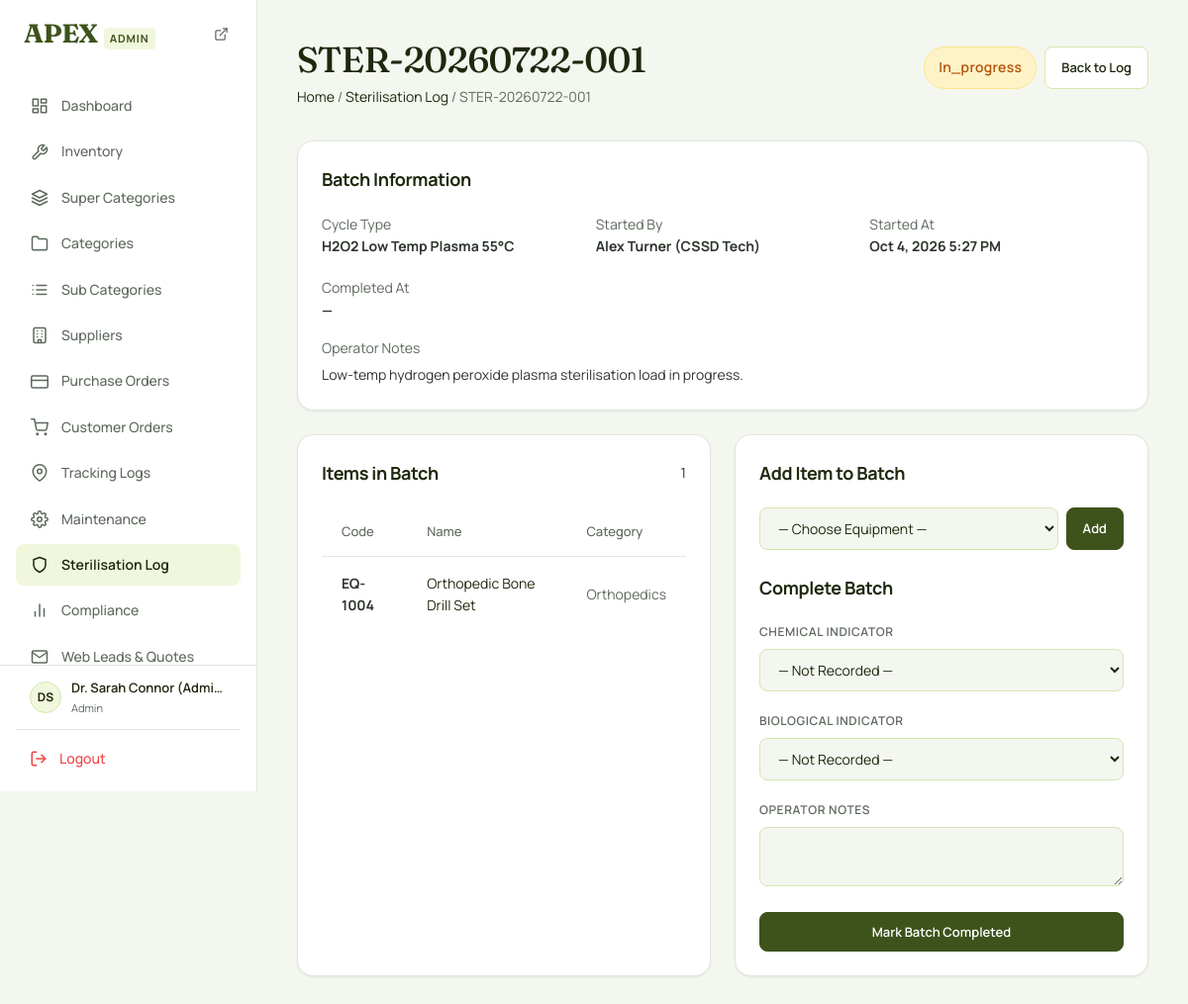
Screenshot of /sterilization/sterilization-log.php?batch_id=3 (signed in) with the database file from the repository.
### tables this page shows
CREATE TABLE `sterilization_batches` (
  `id` INT AUTO_INCREMENT PRIMARY KEY,
  `batch_number` VARCHAR(50) NOT NULL UNIQUE,
  `autoclave_id` VARCHAR(50) DEFAULT NULL,
  `cycle_type` VARCHAR(100) DEFAULT 'Standard Autoclave 134°C',
  `started_by` INT DEFAULT NULL,
  `status` ENUM('in_progress', 'completed', 'failed') NOT NULL DEFAULT 'in_progress',
  `started_at` DATETIME DEFAULT CURRENT_TIMESTAMP,
  `completed_at` DATETIME DEFAULT NULL,
  `chemical_indicator_passed` TINYINT(1) DEFAULT 0,
  `biological_indicator_passed` TINYINT(1) DEFAULT 0,
  `notes` TEXT DEFAULT NULL,
  `created_at` DATETIME DEFAULT CURRENT_TIMESTAMP,
  CONSTRAINT `fk_steril_user` FOREIGN KEY (`started_by`) REFERENCES `users`(`id`) ON DELETE SET NULL
);

CREATE TABLE `users` (
  `id` INT AUTO_INCREMENT PRIMARY KEY,
  `username` VARCHAR(50) NOT NULL UNIQUE,
  `password_hash` VARCHAR(255) NOT NULL,
  `full_name` VARCHAR(100) NOT NULL,
  `email` VARCHAR(100) DEFAULT NULL,
  `phone` VARCHAR(30) DEFAULT NULL,
  `organization` VARCHAR(150) DEFAULT NULL,
  `shipping_address` TEXT DEFAULT NULL,
  `city` VARCHAR(100) DEFAULT NULL,
  `pincode` VARCHAR(20) DEFAULT NULL,
  `role` ENUM('admin', 'surgeon', 'nurse', 'sterilisation_tech', 'auditor', 'registered_user', 'customer') NOT NULL DEFAULT 'customer',
  `status` ENUM('active', 'inactive') NOT NULL DEFAULT 'active',
  `created_at` DATETIME DEFAULT CURRENT_TIMESTAMP,
  `updated_at` DATETIME DEFAULT CURRENT_TIMESTAMP ON UPDATE CURRENT_TIMESTAMP
);

CREATE TABLE `sterilization_batch_items` (
  `id` INT AUTO_INCREMENT PRIMARY KEY,
  `batch_id` INT NOT NULL,
  `equipment_id` INT NOT NULL,
  CONSTRAINT `fk_batch_item_batch` FOREIGN KEY (`batch_id`) REFERENCES `sterilization_batches`(`id`) ON DELETE CASCADE,
  CONSTRAINT `fk_batch_item_equipment` FOREIGN KEY (`equipment_id`) REFERENCES `equipment_inventory`(`id`) ON DELETE CASCADE
);

CREATE TABLE `equipment_inventory` (
  `id` INT AUTO_INCREMENT PRIMARY KEY,
  `equipment_code` VARCHAR(50) NOT NULL UNIQUE,
  `name` VARCHAR(150) NOT NULL,
  `category` VARCHAR(100) NOT NULL,
  `super_category_id` INT DEFAULT NULL,
  `category_id` INT DEFAULT NULL,
  `sub_category_id` INT DEFAULT NULL,
  `status` ENUM('available', 'in_use', 'under_maintenance', 'sterilising', 'retired') NOT NULL DEFAULT 'available',
  `current_location` VARCHAR(150) DEFAULT 'Main Store',
  `last_sterilised_at` DATETIME DEFAULT NULL,
  `purchase_date` DATE DEFAULT NULL,
  `warranty_expiry` DATE DEFAULT NULL,
  `serial_number` VARCHAR(100) DEFAULT NULL,
  `supplier_id` INT DEFAULT NULL,
  `purchase_id` INT DEFAULT NULL,
  `notes` TEXT DEFAULT NULL,
  `created_at` DATETIME DEFAULT CURRENT_TIMESTAMP,
  `updated_at` DATETIME DEFAULT CURRENT_TIMESTAMP ON UPDATE CURRENT_TIMESTAMP,
  CONSTRAINT `fk_equip_supplier` FOREIGN KEY (`supplier_id`) REFERENCES `suppliers`(`id`) ON DELETE SET NULL,
  CONSTRAINT `fk_equip_purchase` FOREIGN KEY (`purchase_id`) REFERENCES `purchases`(`id`) ON DELETE SET NULL,
  CONSTRAINT `fk_equip_super_cat` FOREIGN KEY (`super_category_id`) REFERENCES `super_categories`(`id`) ON DELETE SET NULL,
  CONSTRAINT `fk_equip_cat` FOREIGN KEY (`category_id`) REFERENCES `categories`(`id`) ON DELETE SET NULL,
  CONSTRAINT `fk_equip_subcat` FOREIGN KEY (`sub_category_id`) REFERENCES `sub_categories`(`id`) ON DELETE SET NULL
);

### sterilization/sterilization-log.php (the view, shortened to what this page needs)
<?php
$role       = $_SESSION['role'] ?? '';
$canManage  = in_array($role, ['admin', 'sterilisation_tech'], true);
$batchId = (int) ($_GET['batch_id'] ?? 0);
try {
    $pdo = getDbConnection();
    if ($batchId > 0) {
        $batchStmt = $pdo->prepare('
            SELECT sb.*, u.full_name AS started_by_name
            FROM sterilization_batches sb
            LEFT JOIN users u ON sb.started_by = u.id
            WHERE sb.id = :id
        ');
        $batchStmt->execute([':id' => $batchId]);
        $batch = $batchStmt->fetch();
        $itemsStmt = $pdo->prepare('
            SELECT sbi.id AS item_id, ei.id AS equipment_id, ei.equipment_code, ei.name, ei.category
            FROM sterilization_batch_items sbi
            JOIN equipment_inventory ei ON sbi.equipment_id = ei.id
            WHERE sbi.batch_id = :batch_id
            ORDER BY ei.equipment_code ASC
        ');
        $itemsStmt->execute([':batch_id' => $batchId]);
        $batchItems = $itemsStmt->fetchAll();
        $eligibleStmt = $pdo->prepare("
            SELECT ei.id, ei.equipment_code, ei.name
            FROM equipment_inventory ei
            WHERE ei.status = 'available'
              AND ei.id NOT IN (
                  SELECT equipment_id FROM sterilization_batch_items WHERE batch_id = :batch_id
              )
            ORDER BY ei.equipment_code ASC
        ");
        $eligibleStmt->execute([':batch_id' => $batchId]);
        $eligibleEquip = $eligibleStmt->fetchAll();
    }
} catch (PDOException $e) {
    error_log('Sterilisation log error: ' . $e->getMessage());
    $_SESSION['flash_error'] = 'A database error occurred.';
    $batches = [];
    $totalRows = 0;
    $totalPages = 1;
    $suggestedBatchCode = 'STER-' . date('Ymd') . '-001';
}
require_once __DIR__ . '/../includes/header.php';
require_once __DIR__ . '/../includes/sidebar.php';
?>
<main class="main-content">
    <?php if ($batchId > 0 && isset($batch)): ?>
        <div class="page-header">
            <div>
                <h1 class="page-title"><?= htmlspecialchars($batch['batch_number'], ENT_QUOTES, 'UTF-8') ?></h1>
                <p class="page-breadcrumb">
                    <a href="/surgical_equipment/dashboard.php">Home</a> /
                    <a href="/surgical_equipment/sterilization/sterilization-log.php">Sterilisation Log</a> /
                    <?= htmlspecialchars($batch['batch_number'], ENT_QUOTES, 'UTF-8') ?>
                </p>
            </div>
            <div class="flex gap-2">
                <span class="status-badge status-<?= htmlspecialchars($batch['status'], ENT_QUOTES, 'UTF-8') ?>" style="font-size: var(--font-size-base); padding: 4px 14px;">
                    <?= htmlspecialchars(ucfirst($batch['status']), ENT_QUOTES, 'UTF-8') ?>
                </span>
                <a href="/surgical_equipment/sterilization/sterilization-log.php" class="btn btn-secondary">Back to Log</a>
            </div>
        </div>
        <div class="card mb-6">
            <div class="card-header">
                <h3 class="card-title">Batch Information</h3>
            </div>
            <div style="display: grid; grid-template-columns: repeat(auto-fit, minmax(200px, 1fr)); gap: 20px;">
                <div>
                    <span class="text-muted" style="font-size: var(--font-size-xs); display: block;">Cycle Type</span>
                    <strong><?= htmlspecialchars(ucfirst(str_replace('_', ' ', $batch['cycle_type'])), ENT_QUOTES, 'UTF-8') ?></strong>
                </div>
                <div>
                    <span class="text-muted" style="font-size: var(--font-size-xs); display: block;">Started By</span>
                    <strong><?= htmlspecialchars($batch['started_by_name'] ?? '—', ENT_QUOTES, 'UTF-8') ?></strong>
                </div>
                <div>
                    <span class="text-muted" style="font-size: var(--font-size-xs); display: block;">Started At</span>
                    <strong><?= date('M j, Y g:i A', strtotime($batch['started_at'])) ?></strong>
                </div>
                <div>
                    <span class="text-muted" style="font-size: var(--font-size-xs); display: block;">Completed At</span>
                    <strong><?= $batch['completed_at'] ? date('M j, Y g:i A', strtotime($batch['completed_at'])) : '—' ?></strong>
                </div>
            </div>
            <?php if ($batch['notes']): ?>
                <div class="mt-4">
                    <span class="text-muted" style="font-size: var(--font-size-xs); display: block;">Operator Notes</span>
                    <p style="margin-top: 4px;"><?= nl2br(htmlspecialchars($batch['notes'], ENT_QUOTES, 'UTF-8')) ?></p>
                </div>
            <?php endif; ?>
        </div>
        <div style="display: grid; grid-template-columns: <?= $batch['status'] === 'in_progress' && $canManage ? '1fr 1fr' : '1fr' ?>; gap: 24px;">
            <div class="card">
                <div class="card-header">
                    <h3 class="card-title">Items in Batch</h3>
                    <span class="badge badge-admin"><?= count($batchItems) ?></span>
                </div>
                <?php if (count($batchItems) > 0): ?>
                    <div class="table-container">
                        <table>
                            <thead>
                                <tr>
                                    <th>Code</th>
                                    <th>Name</th>
                                    <th>Category</th>
                                </tr>
                            </thead>
                            <tbody>
                                <?php foreach ($batchItems as $item): ?>
                                    <tr>
                                        <td><strong><?= htmlspecialchars($item['equipment_code'], ENT_QUOTES, 'UTF-8') ?></strong></td>
                                        <td>
                                            <a href="/surgical_equipment/equipment/equipment-details.php?id=<?= (int) $item['equipment_id'] ?>">
                                                <?= htmlspecialchars($item['name'], ENT_QUOTES, 'UTF-8') ?>
                                            </a>
                                        </td>
                                        <td class="text-muted"><?= htmlspecialchars($item['category'] ?? '—', ENT_QUOTES, 'UTF-8') ?></td>
                                    </tr>
                                <?php endforeach; ?>
                            </tbody>
                        </table>
                    </div>
                <?php else: ?>
                    <p class="text-muted text-center" style="padding: 20px 0;">No items added to this batch yet.</p>
                <?php endif; ?>
            </div>
            <?php if ($batch['status'] === 'in_progress' && $canManage): ?>
                <div class="card">
                    <div class="card-header">
                        <h3 class="card-title">Add Item to Batch</h3>
                    </div>
                    <?php if (count($eligibleEquip) > 0): ?>
                        <form method="post" action="/surgical_equipment/process-action.php" class="flex gap-2 mb-6">
                            <select name="equipment_id" class="form-control" required>
                                <option value="">— Choose Equipment —</option>
                            </select>
                            <button type="submit" class="btn btn-primary" style="white-space: nowrap;">Add</button>
                        </form>
                    <?php else: ?>
                        <p class="text-muted mb-6" style="font-size: var(--font-size-sm);">No available equipment left to add.</p>
                    <?php endif; ?>
                    <div class="card-header">
                        <h3 class="card-title">Complete Batch</h3>
                    </div>
                    <form method="post" action="/surgical_equipment/process-action.php"
                          onsubmit="return (<?= count($batchItems) ?> > 0) && confirm('Mark this batch as completed? All items will be set to Available.');">
                        <div class="form-group">
                            <label for="chemical_indicator">Chemical Indicator</label>
                            <select id="chemical_indicator" name="chemical_indicator" class="form-control">
                                <option value="">— Not Recorded —</option>
                            </select>
                        </div>
                        <div class="form-group">
                            <label for="biological_indicator">Biological Indicator</label>
                            <select id="biological_indicator" name="biological_indicator" class="form-control">
                                <option value="">— Not Recorded —</option>
                            </select>
                        </div>
                        <div class="form-group">
                            <label for="operator_notes">Operator Notes</label>
                            <textarea id="operator_notes" name="operator_notes" class="form-control" rows="2"></textarea>
                        </div>
                        <button type="submit" class="btn btn-primary w-full"
                            <?= count($batchItems) === 0 ? 'disabled style="opacity:0.45; cursor:not-allowed;"' : '' ?>>
                            Mark Batch Completed
                        </button>
                    </form>
                </div>
            <?php endif; ?>
        </div>
    <?php endif; ?>
</main>
<?php require_once __DIR__ . '/../includes/footer.php'; ?>

### rows the page displays
sterilization_batches: batch_number "STER-20260722-001", status "In_progress", cycle_type "H2O2 Low Temp Plasma 55°C", started_by.full_name "Alex Turner (CSSD Tech)", started_at "Oct 4, 2026 5:27 PM", notes "Low-temp hydrogen peroxide plasma sterilisation load in progress."
sterilization_batch_items: equipment.equipment_code "EQ-1004", equipment.name "Orthopedic Bone Drill Set", equipment.category "Orthopedics"

### other values shown
$menuItem['label'] "Dashboard"
$menuItem['label'] "Inventory"
$menuItem['label'] "Super Categories"
$menuItem['label'] "Categories"
$menuItem['label'] "Sub Categories"
$menuItem['label'] "Suppliers"
$menuItem['label'] "Purchase Orders"
$menuItem['label'] "Customer Orders"
$menuItem['label'] "Tracking Logs"
$menuItem['label'] "Maintenance"
$menuItem['label'] "Sterilisation Log"
$menuItem['label'] "Compliance"
$menuItem['label'] "Web Leads & Quotes"
$initials "DS"
$fullName "Dr. Sarah Connor (Admin)"
